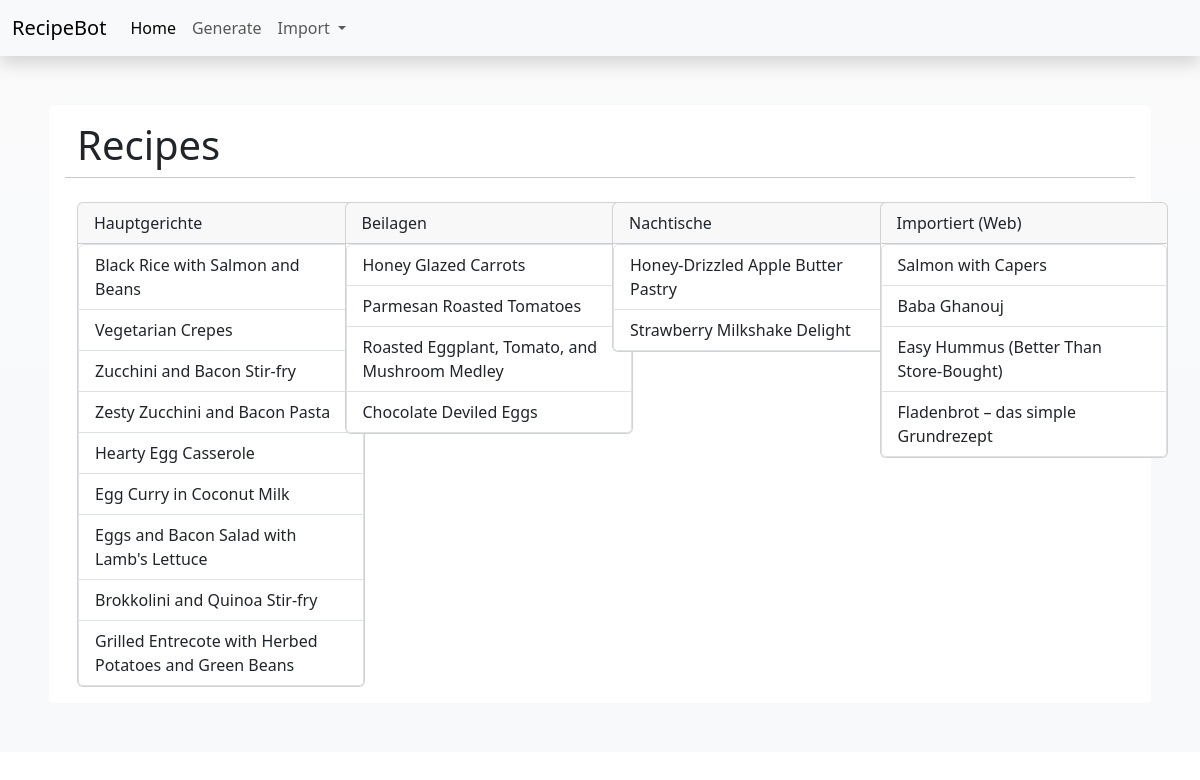
Before: / with the older database file.
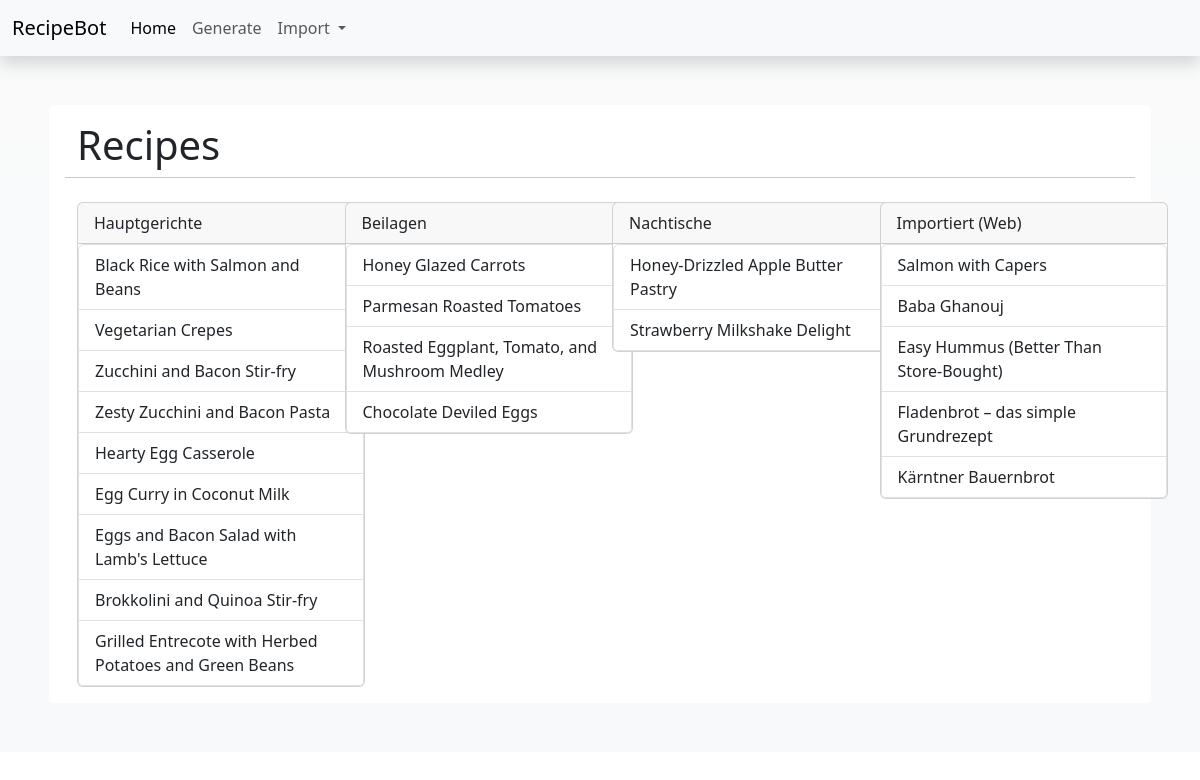
After: the same page with the newer database file.
### app/models.py (models this page shows, shortened)
class Recipe(db.Model):
    id = db.Column(db.Integer, primary_key=True)
    title = db.Column(db.String(64), index=True)
    image_id = db.Column(db.String(64))
    vegetarian = db.Column(db.Boolean())
    dish_type = db.Column(db.String(64))
    timestamp = db.Column(db.DateTime, index=True, default=datetime.utcnow)
    ingredients = db.relationship('Ingredients', backref='recipe', lazy='dynamic')
    instructions = db.relationship('Instructions', backref='recipe', lazy='dynamic')

### app/routes.py (the view)
@app.route('/',methods=['GET', 'POST'])
def index():
    recipes = Recipe.query.all()
    return render_template('collection.html', title='Recipe Bot', recipes = recipes)

### app/templates/collection.html
{% extends "base.html" %}
{% import 'bootstrap/wtf.html' as wtf %}
{% block app_content %}
<div class="row">
    <div class = "col-lg-12 border bg-white border-light rounded p-2">
        <div class="row m-2">
            <h2 class="display-6">Recipes</h2>
            <hr>
            <div class="col-lg-3 pt-2">
                <div class="card" style="width: 18rem;">
                    <div class="card-header">
                        Hauptgerichte
                    </div>
                    <div class="list-group">
                        {% for recipe in recipes %}
                            {% if recipe.dish_type == 'main dish' %}
                                <a href="{{ url_for('recipe', id=recipe.id) }}" class="list-group-item list-group-item-action">{{recipe.title}}</a>
                            {% endif %}
                        {% endfor %}
                    </div>
                </div>
            </div>
            <div class="col-lg-3 pt-2">
                <div class="card" style="width: 18rem;">
                    <div class="card-header">
                        Beilagen
                    </div>
                    <div class="list-group">
                        {% for recipe in recipes %}
                            {% if recipe.dish_type == 'side dish' %}
                                <a href="{{ url_for('recipe', id=recipe.id) }}" class="list-group-item list-group-item-action">{{recipe.title}}</a>
                            {% endif %}
                        {% endfor %}
                    </div>
                </div>
            </div>
            <div class="col-lg-3 pt-2">
                <div class="card" style="width: 18rem;">
                    <div class="card-header">
                        Nachtische
                    </div>
                    <div class="list-group">
                        {% for recipe in recipes %}
                            {% if recipe.dish_type == 'desert' %}
                                <a href="{{ url_for('recipe', id=recipe.id) }}" class="list-group-item list-group-item-action">{{recipe.title}}</a>
                            {% endif %}
                        {% endfor %}
                    </div>
                </div>
            </div>
            <div class="col-lg-3 pt-2">
                <div class="card" style="width: 18rem;">
                    <div class="card-header">
                        Importiert (Web)
                    </div>
                    <div class="list-group">
                        {% for recipe in recipes %}
                            {% if recipe.dish_type == 'imported' %}
                                <a href="{{ url_for('recipe', id=recipe.id) }}" class="list-group-item list-group-item-action">{{recipe.title}}</a>
                            {% endif %}
                        {% endfor %}
                    </div>
                </div>
            </div>
        </div>
    </div>
</div>
{% endblock %}

Changed rows visible on the page:
added Recipe: title "Kärntner Bauernbrot"
